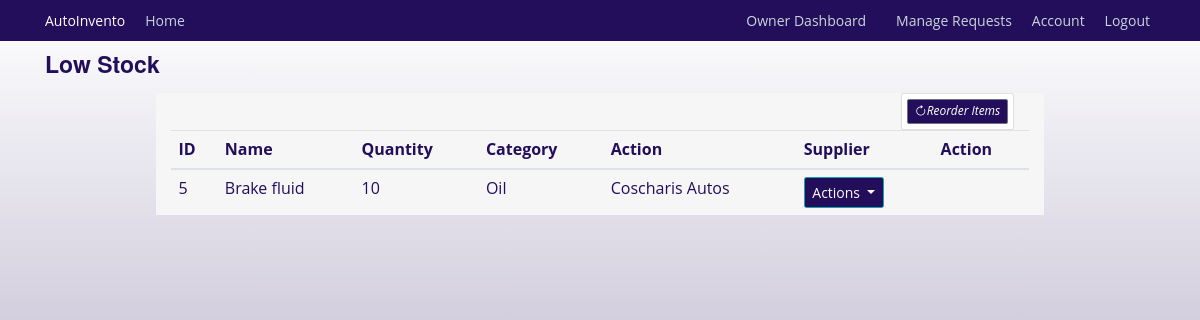
Page /inventory/low_inventory (signed in) on the earlier database version.
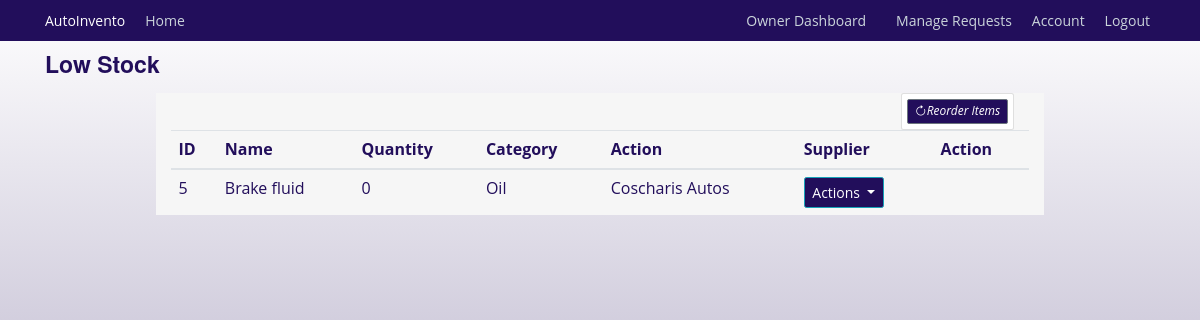
Same page on the later database version.
### autoinvento/models.py (models this page shows, shortened)
class InventoryItem(db.Model):
    id = db.Column(db.Integer, primary_key=True)
    name = db.Column(db.String(128), unique=True, nullable=False, index=True)
    quantity = db.Column(db.Integer, nullable=False)
    category = db.Column(db.String(50), nullable=False)
    low_stock_threshold = db.Column(db.Integer, default=10)
    date_added = db.Column(db.DateTime, default=datetime.utcnow)
    supplier_id = db.Column(db.Integer, db.ForeignKey('supplier.id'))
    supplier = db.relationship('Supplier', back_populates='items')
    usage_logs = db.relationship('UsageLog', back_populates='items', cascade='all, delete-orphan')
    notifications = db.relationship('Notification', back_populates='items', cascade='all, delete-orphan')
    requests = db.relationship('InventoryRequest', back_populates='requested_item')

class Supplier(db.Model):
    id = db.Column(db.Integer, primary_key=True)
    name = db.Column(db.String(100), unique=True, nullable=False)
    email = db.Column(db.String(120), unique=True, nullable=False)
    phone_number = db.Column(db.Integer, unique=True, nullable=True)
    contact = db.Column(db.String(125), nullable=True)
    items = db.relationship('InventoryItem', back_populates='supplier')

### autoinvento/inventory/routes.py (the view)
@inventory.route('/inventory/low_inventory', methods=['GET', 'POST'])
@login_required
def low_inventory():
    low_inventory = InventoryItem.query.filter(InventoryItem.quantity <= InventoryItem.low_stock_threshold)
    return render_template('low_inventory.html', title='Low Inventory', low_inventory=low_inventory)

### autoinvento/models.py (called while the page is built)
@login_manager.user_loader
def load_user(mechanic_id):
    return Mechanics.query.get(int(mechanic_id))

### autoinvento/templates/low_inventory.html (shortened to what this page needs)
{% extends "base.html" %} {% block content %}
    <h3>Low Stock</h3>
    <div class="container mt-4 background">
      <div class="col-md-2 float-right">
        <div class="card p-2">
          <a
            class="btn btn-sm btn-secondary"
            href="{{ url_for('inventory.add_inventory') }}"
            ><i class="bi bi-arrow-clockwise">Reorder Items</i></a
          >
        </div>
      </div>
      <table class="table">
        <thead>
          <tr>
            <th>ID</th>
            <th>Name</th>
            <th>Quantity</th>
            <th>Category</th>
            <th>Action</th>
            <th>Supplier</th>
            <th>Action</th>
          </tr>
        </thead>
        <tbody>
          {% for inventory in low_inventory %}
          <tr>
            <td>{{ inventory.id }}</td>
            <td>{{ inventory.name }}</td>
            <td>{{ inventory.quantity }}</td>
            <td>{{ inventory.category }}</td>
            <td>{{ inventory.supplier.name }}</td>
            <td>
              <div class="dropdown">
                <button
                  class="btn btn-info dropdown-toggle"
                  type="button"
                  data-bs-toggle="dropdown"
                  aria-expanded="false"
                >
                  Actions
                </button>
              </div>
            </td>
          </tr>
          {% endfor %}
        </tbody>
      </table>
    </div>
{% endblock content %}

Differences in the rows shown:
changed InventoryItem "Brake fluid": quantity "10" → "0"
